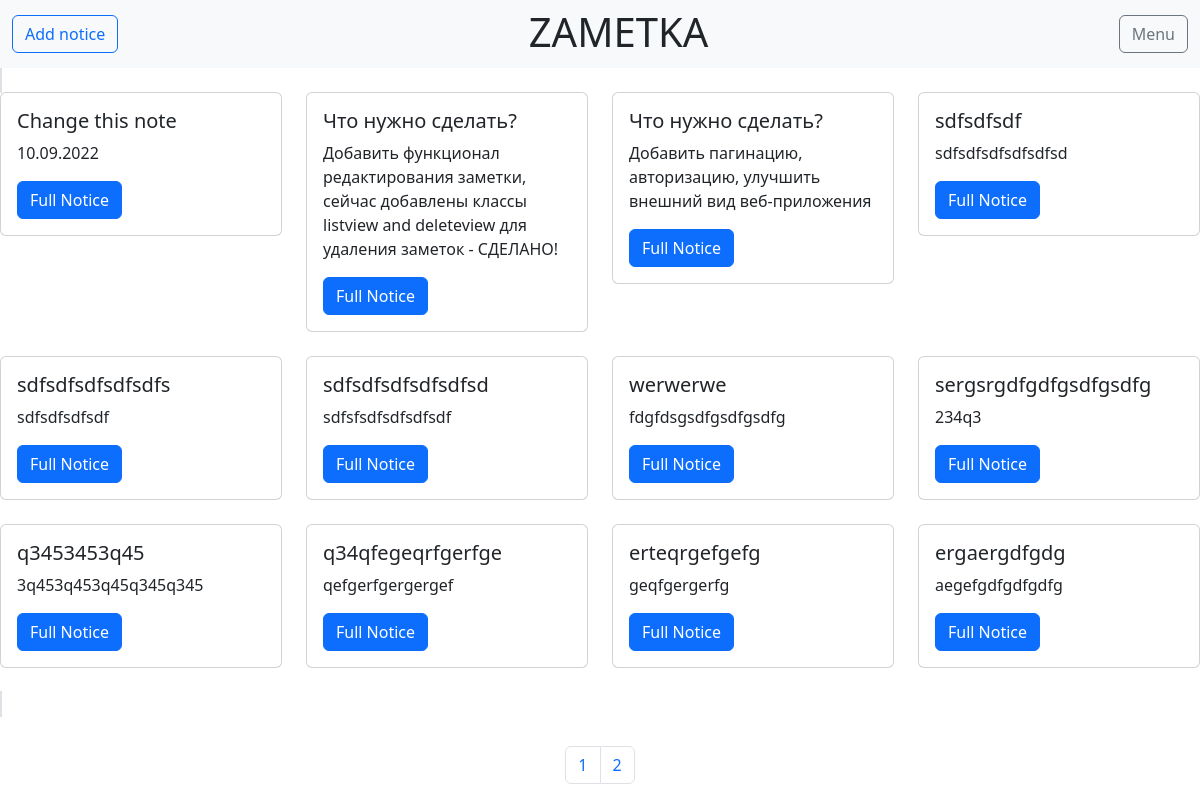
The page / on the database its author committed.
### noticeapp/models.py (models this page shows, shortened)
class Notice(models.Model):
    title = models.CharField(max_length=50)
    text = models.TextField(blank=True)
    time_create = models.DateTimeField(auto_now_add=True)
    def get_absolute_url(self):
        return reverse('fullnotice', kwargs={'notice_id': self.pk})
    class Meta: #for admin board
        ordering = ['time_create', 'title']

### noticeapp/views.py (the view)
# urls.py: path('', NoticeHome.as_view(), name='home'), #доменсайта, + префикс noticeapp
class NoticeHome(ListView):#Отвечает за базовую страницу сайта и основываться на классе ListView
    paginate_by = 12
    model = Notice
    template_name = "notice/index.html"
    context_object_name = 'notice_card_information'

### noticeapp/templates/notice/index.html (shortened to what this page needs)
{% load static %}
<!DOCTYPE html>
<html lang="en">
<head>
    <link type="text/css" href = "{% static 'noticeapp/css/style.css' %}" rel="stylesheet" >
    <link href="https://cdn.jsdelivr.net/npm/bootstrap@5.2.0/dist/css/bootstrap.min.css" rel="stylesheet">
</head>
<body>
<nav class="navbar navbar-expand-lg bg-light">
    <div class="container-fluid">
        <div class="collapse navbar-collapse" id="navbarSupportedContent">
            <ul class="navbar-nav me-auto mb-2 mb-lg-0">
                <a href="{% url 'addnotice' %}" type="button" class="btn btn-outline-primary">Add notice</a>
            </ul>
            <h1 class="me-auto mb-2 mb-lg-1">ZAMETKA</h1>
            <a href="#" type="button" class="btn btn-outline-secondary">Menu</a>
        </div>
    </div>
</nav>
<span class="border border-2">
    <div class="row">
        {% for elem in notice_card_information %}
        <br><div class="col-sm-3">
    <div class="card">
      <div class="card-body">
        <h5 class="card-title">{{elem.title}}</h5>
        <p class="card-text">{{elem.text}}</p>
        <a href="{{ elem.get_absolute_url }}" class="btn btn-primary">Full Notice</a>
      </div>
    </div></br>
  </div>
        {% endfor %}
</div>
</span>
<div class="fixed-bottom">
    <nav aria-label="Page navigation example">
        <ul class="pagination justify-content-center">
            {% for p in page_obj.paginator.page_range %}
            {% if p >= page_obj.number|add:-1 and p <= page_obj.number|add:1 %}
            <li class="page-item"><a class="page-link" href="?page={{ p }}">{{ p }}</a></li>
            {% endif %}
            {% endfor %}
        </ul>
    </nav>
</div>
</body>
</html>

### noticeapp/static/noticeapp/css/style.css (style rules this page uses)
body { background: rgb(255, 255, 255); font-size: 18px; color:#343434;; font-family:'Trebuchet MS', 'Lucida Sans Unicode', 'Lucida Grande', 'Lucida Sans', Arial, sans-serif; }

### rows shown on the page
Notice: title "Change this note", text "10.09.2022"
Notice: title "Что нужно сделать?", text "Добавить функционал редактирования заметки, сейчас добавлены классы listview and deleteview для удаления заметок - СДЕЛАНО!"
Notice: title "Что нужно сделать?", text "Добавить пагинацию, авторизацию, улучшить внешний вид веб-приложения"
Notice: title "sdfsdfsdf", text "sdfsdfsdfsdfsdfsd"
Notice: title "sdfsdfsdfsdfsdfs", text "sdfsdfsdfsdf"
Notice: title "sdfsdfsdfsdfsdfsd", text "sdfsfsdfsdfsdfsdf"
Notice: title "werwerwe", text "fdgfdsgsdfgsdfgsdfg"
Notice: title "sergsrgdfgdfgsdfgsdfg", text "234q3"
Notice: title "q3453453q45", text "3q453q453q45q345q345"
Notice: title "q34qfegeqrfgerfge", text "qefgerfgergergef"
Notice: title "erteqrgefgefg", text "geqfgergerfg"
Notice: title "ergaergdfgdg", text "aegefgdfgdfgdfg"

### other values the page prints
{{ p }} "1" "2"
